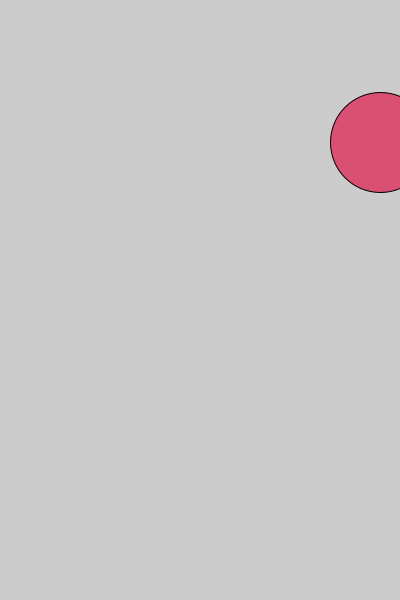
Frame 1 (no input)
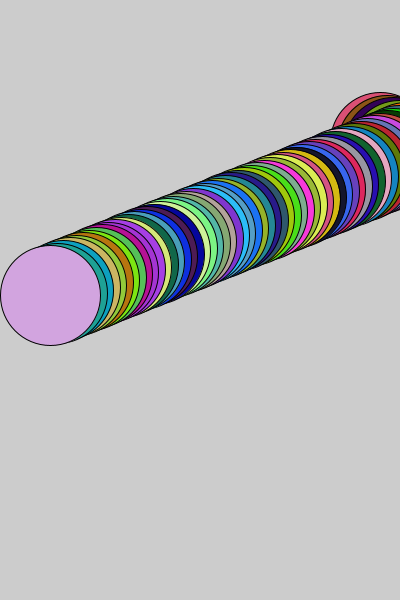
Frame 60 (the mouse pressed at the canvas centre just before this capture)
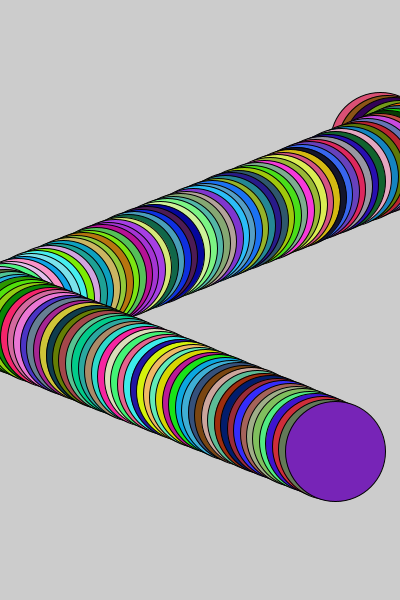
Frame 120 (the mouse held since frame 60 and released just before this capture)

The Processing sketch that drew these frames (run headless with seeded random() and noise(); from frame 60 on, the mouse is pressed at the canvas centre):

// Processing sketch: processing_93697
// ── processing_93697.pde

//Aviva
//Class

Sparkle a;



void setup() {
  size(400, 600);
  a= new Sparkle();
}

void draw() {
  a.display();
  a.bounce();
}

class Sparkle {
  float xSpeed;
  float ySpeed;
  float xPosition;
  float yPosition;
  float wideness;

  Sparkle() {
    xSpeed=random(10);
    ySpeed=random(10);
    xPosition=random(width);
    yPosition=random(height);
    wideness=100;
  }

  void display() {
    fill(random(255), random (255), random(255));
    ellipse(xPosition, yPosition, wideness, wideness);
  }
  void bounce() {
    xPosition=xPosition+xSpeed;
    yPosition=yPosition+ySpeed;
    if (xPosition>width)
    {
      xSpeed=xSpeed*-1;
    }
    if (yPosition>height)
    {
      ySpeed=ySpeed*-1;
    }
    if (xPosition<0)
    {
      xSpeed=xSpeed*-1;
    }
    if (yPosition<0)
    {
      ySpeed=ySpeed*-1;
    }
  }
}
